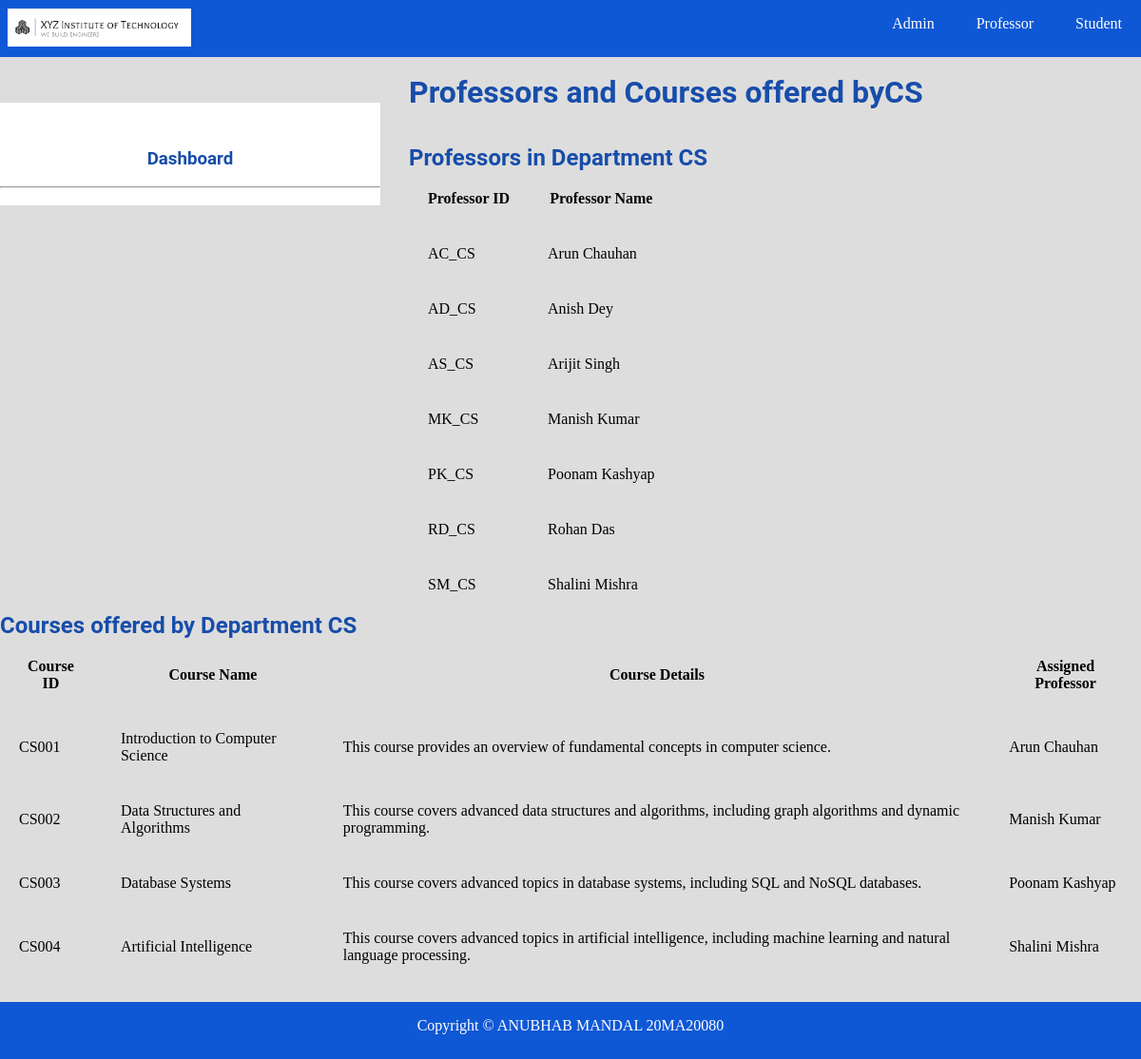
The page /view_prof_deptwise.php?dept_ID=CS on the database its author committed.
### tables this page shows
CREATE TABLE `professor` (
  `prof_ID` varchar(5) NOT NULL,
  `dept_ID` varchar(5) NOT NULL,
  `prof_name` varchar(150) NOT NULL,
  `password` varchar(10) NOT NULL
);

CREATE TABLE `course` (
  `course_ID` varchar(5) NOT NULL,
  `course_name` varchar(150) NOT NULL,
  `course_details` varchar(150) NOT NULL,
  `dept_ID` varchar(5) NOT NULL,
  `prof_ID` varchar(5) NOT NULL
);

### view_prof_deptwise.php (the view, shortened to what this page needs)
<?php
	include"database.php";
?>
<!DOCTYPE html>
<html>
<head>
    <link rel="stylesheet" type="text/css" href="css/style.css">
</head>
<body>
    <?php include "navbar.php"; ?><br>
    <div class="sidebar">
        <?php include "sidebar.php"; ?>
    </div>
		<?php
			if (isset($_GET["dept_ID"])) {
				$dept_id = $_GET["dept_ID"];
				$sql = "SELECT * FROM professor WHERE dept_ID='$dept_id'";
				$result = $db->query($sql);
				echo '<h1>Professors and Courses offered by'.$dept_id.'</h1> <br> <br>';
				echo '<table>';
				if ($result->num_rows > 0) {
				    echo "<h2>Professors in Department " . $dept_id . "</h2>";
				    echo "<table><tr><th>Professor ID</th><th>Professor Name</th></tr>";
				    while($row = $result->fetch_assoc()) {
				        echo "<tr><td>" . $row["prof_ID"]. "</td><td>" . $row["prof_name"] . "</td></tr>";
				    }
				    echo "</table>";
				} else {
				    echo "No Professors Found in Department " . $dept_id;
				}
			}
			if (isset($_GET["dept_ID"])) {
				$dept_id = $_GET["dept_ID"];
				$sql = "SELECT * FROM course INNER JOIN professor ON course.prof_ID = professor.prof_ID WHERE course.dept_ID='$dept_id'";
				$result = $db->query($sql);
				if ($result->num_rows > 0) {
				    echo "<h2>Courses offered by Department " . $dept_id . "</h2>";
				    echo "<table><tr><th>Course ID</th><th>Course Name</th><th>Course Details</th><th>Assigned Professor</th></tr>";
				    while($row = $result->fetch_assoc()) {
				        echo "<tr><td>" . $row["course_ID"]. "</td><td>" . $row["course_name"] . "</td><td>" . $row["course_details"]. "</td><td>" . $row["prof_name"] . "</td></tr>";
				    }
				    echo "</table>";
				} else {
				    echo "No Professors Found in Department " . $dept_id;
				}
			}
		?>
	</table>
	<?php include"footer.php";?>
</body>
</html>

### css/style.css (style rules this page uses)
* { padding:0px; margin:0px; }
html { background:#dddddd; }
h1,h2,h3,h4,h5,h6,label { font-family:roboto; color:#174daa; }
.sidebar { width:400px; height:auto; margin-top:30px; margin-right:30px; float:left; background:white; }
tr,td,th { padding:20px; }
table { border-collapse:collapse; }

### rows shown on the page
professor: prof_ID "AC_CS", prof_name "Arun Chauhan"
professor: prof_ID "AD_CS", prof_name "Anish Dey"
professor: prof_ID "AS_CS", prof_name "Arijit Singh"
professor: prof_ID "MK_CS", prof_name "Manish Kumar"
professor: prof_ID "PK_CS", prof_name "Poonam Kashyap"
professor: prof_ID "RD_CS", prof_name "Rohan Das"
professor: prof_ID "SM_CS", prof_name "Shalini Mishra"
course: course_ID "CS001", course_name "Introduction to Computer Science", course_details "This course provides an overview of fundamental concepts in computer science.", prof_ID.prof_name "Arun Chauhan"
course: course_ID "CS002", course_name "Data Structures and Algorithms", course_details "This course covers advanced data structures and algorithms, including graph algorithms and dynamic programming.", prof_ID.prof_name "Manish Kumar"
course: course_ID "CS003", course_name "Database Systems", course_details "This course covers advanced topics in database systems, including SQL and NoSQL databases.", prof_ID.prof_name "Poonam Kashyap"
course: course_ID "CS004", course_name "Artificial Intelligence", course_details "This course covers advanced topics in artificial intelligence, including machine learning and natural language processing.", prof_ID.prof_name "Shalini Mishra"

### other values the page prints
$dept_id "CS"
